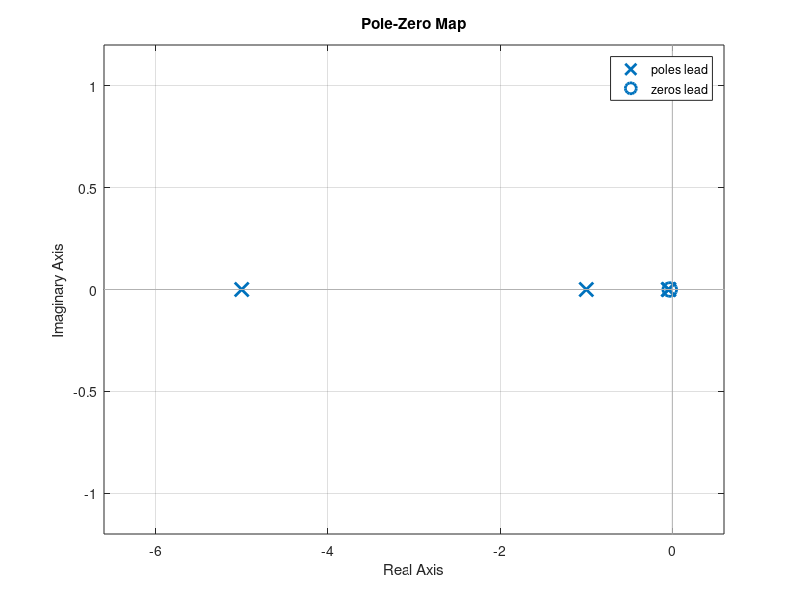
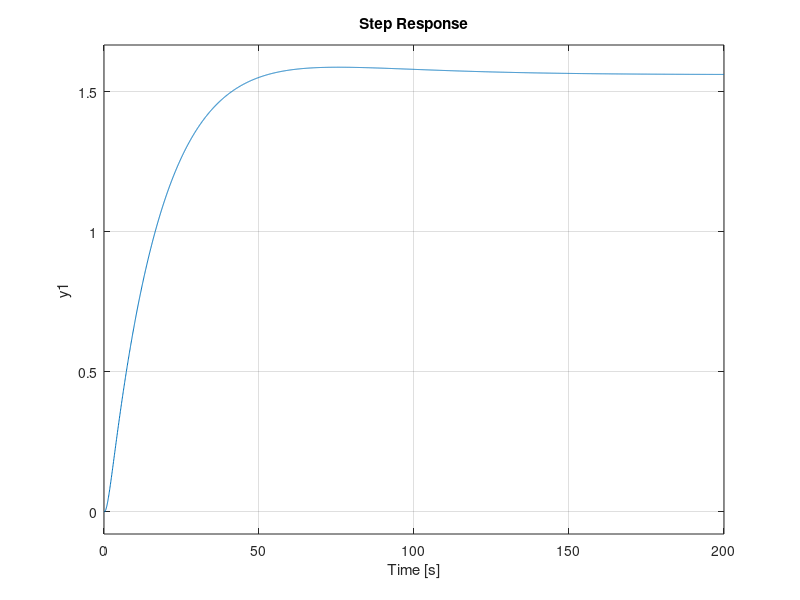

MATLAB code to generate these figures, in order: (Note: this script raises an error after producing the figures.)
%% Lead lag Controller for longitudinal Control of Vehicle

%% Tool Analysis

clc
clear all
C1=743; 
T=1; 
tau =0.2;
M=1500; 
Ca=1.19; 
v=30;
s=tf('s')
sys=tf([C1/M*T],[1,2*Ca*v/M]);
sys2=tf([1],[1,1/T]);
sys3=tf([1],[1,1/tau]); 
sysf=sys2*sys3*sys
Gc=(s+.03)/(s+.04); 
lead=sysf*Gc
p=pole(sysf)
p1=pole(lead)
z=zero(sysf)
z1=zero(lead)
figure
pzmap(lead) 
figure
step(lead)
% stepinfo(lead)
stepinfo(sysf)
figure(1)
rlocus(sysf)
figure(2)
rlocus(lead);

figure(3)
Gcloseloop=sysf*Gc/(1+sysf*Gc)
step(lead)
figure(4)
step(sys)
figure(5)
Gcloseloop=sysf*Gc/(1+sysf*Gc);
step(sysf/(1+sysf));
hold on
step(Gcloseloop);
legend('closeloop response without any controller','closeloop response with Lag compensator');
%% Analysis for Lead Compensator
% 
% RiseTime: 29.6486
% SettlingTime: 45.5398
% SettlingMin: 1.4183
% SettlingMax: 1.5874
% Overshoot: 1.6990
% Undershoot: 0
% Peak: 1.5874
% PeakTime: 75.9853
%
% Without Compensator--
% RiseTime: 46.2140
% SettlingTime: 83.4147
% SettlingMin: 1.8800
% SettlingMax: 2.0798
% Overshoot: 0
% Undershoot: 0
% Peak: 2.0798
% PeakTime: 153.8282
%
% Speed--speed of response is more in lead compensator
% Accuracy-- Lead Compensator provides higher accuracy
% Stability of system without compensator is high because overshoot is
% zero.
